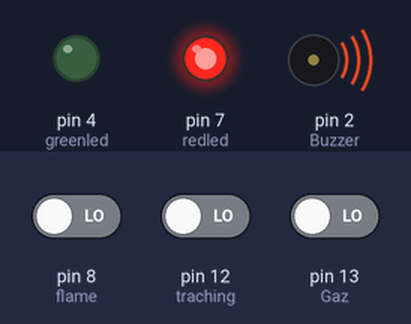
A sketch run on a simulated Arduino Uno, built with avr-gcc and run on an emulated ATmega328P. Shown: output pins drawn as LEDs (lit = HIGH), buzzer (waves = sounding, pin HIGH). Dashed ring = blinking. The test bench sets the inputs (shaded band); at power-on: pin 8 (flame) LOW, pin 12 (traching) LOW, pin 13 (Gaz) LOW. What the sketch prints to the serial monitor is not drawn.

Above: at 1.4 s.
1.5 s: pin 8 (flame) driven HIGH
At 1.85 s:
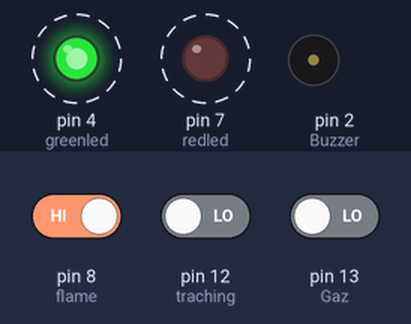
4.5 s: pin 12 (traching) driven HIGH
7.5 s: pin 13 (Gaz) driven HIGH
At 7.5 s:
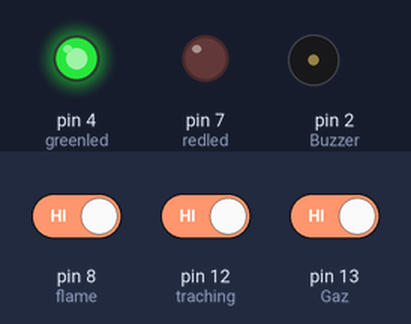
9.3 s: pin 13 (Gaz) driven LOW
At 9.62 s:
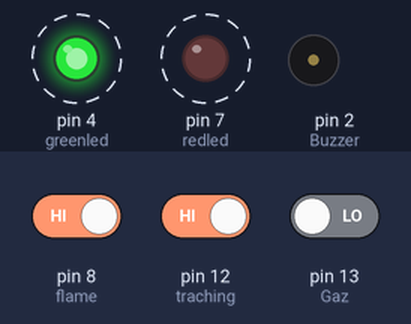
Timing chart, 0 to 13.3 s (numbered marks = the images above; inputs shaded):
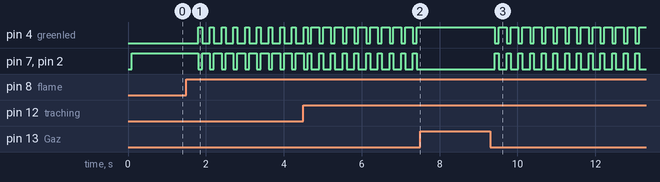

Measured:
- after the input at 1.5 s, pin 4 (greenled): alternates HIGH for 0.10 s and LOW for 0.20 s, starting after 0.30 s; pin 7 (redled), pin 2 (Buzzer): alternates HIGH for 0.20 s and LOW for 0.10 s, starting after 0.30 s
- after the input at 7.5 s, pin 4 (greenled): stops changing and stays HIGH; pin 7 (redled), pin 2 (Buzzer): stops changing and stays LOW
- after the input at 9.3 s, pin 4 (greenled): alternates HIGH for 0.20 s and LOW for 0.10 s, starting after 0.12 s; pin 7 (redled), pin 2 (Buzzer): alternates HIGH for 0.10 s and LOW for 0.20 s, starting after 0.12 s

The sketch:

sketch_sep22a.ino
```cpp
int redled= 7;
int greenled= 4;
int Buzzer= 2;
int Gaz= 13;
int traching= 12;
int flame= 8;

void setup()
{
pinMode(redled,OUTPUT);
pinMode(greenled,OUTPUT);
pinMode(Buzzer,OUTPUT);
pinMode(flame,INPUT);
pinMode(Gaz,INPUT);
pinMode(traching,INPUT);
Serial.begin(9600);
}

void loop()
{
int  B = digitalRead (Gaz) ;
int  z = digitalRead (traching) ;
char  N = digitalRead (flame) ;


if(B==HIGH)
{
 Serial.println("  غاز=لا تسريب " );
 delay(100);
 digitalWrite(Buzzer,LOW);
  digitalWrite(greenled,HIGH);
  digitalWrite(redled,LOW);
  }
  else
  {
 Serial.println("   غاز=تسريب " );
  delay(100);
    digitalWrite(Buzzer,HIGH);
  digitalWrite(greenled,LOW);
  digitalWrite(redled,HIGH);
    }

    if(z==HIGH)
{
   Serial.println("  حركة=لا تسريب " );
 delay(100);
 digitalWrite(Buzzer,LOW);
  digitalWrite(greenled,HIGH);
  digitalWrite(redled,LOW);
  }
  else
  {
 Serial.println("   حركة=تسريب " );
  delay(100);
    digitalWrite(Buzzer,HIGH);
  digitalWrite(greenled,LOW);
  digitalWrite(redled,HIGH);
    }
 if(N==HIGH)
{
   Serial.println("  لهب=لا تسريب " );
 delay(100);
 digitalWrite(Buzzer,LOW);
  digitalWrite(greenled,HIGH);
  digitalWrite(redled,LOW);
  }
  else
  {
 Serial.println("   لهب=تسريب " );
  delay(100);
    digitalWrite(Buzzer,HIGH);
  digitalWrite(greenled,LOW);
  digitalWrite(redled,HIGH);
    }


}
```
